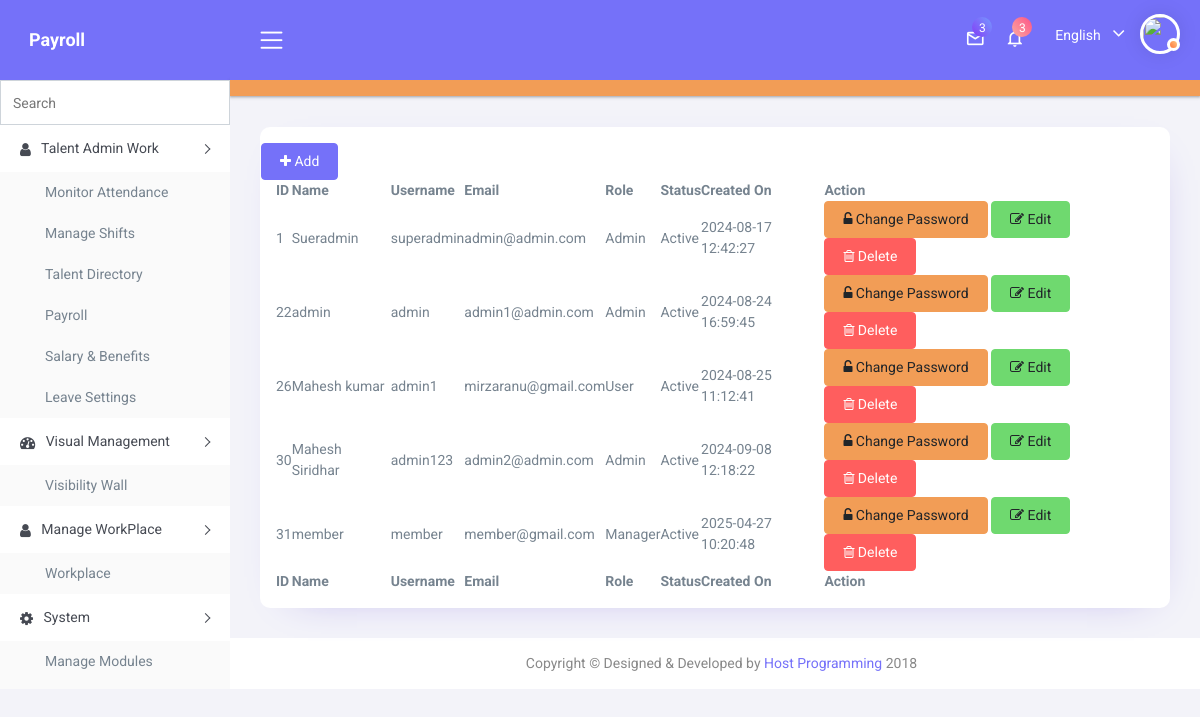
Screenshot of /modules/employees/index.php (signed in) with the database file from the repository.
### tables this page shows
CREATE TABLE `modules` (
  `id` int(11) NOT NULL,
  `menu` varchar(255) NOT NULL,
  `module` varchar(255) NOT NULL,
  `label` varchar(255) NOT NULL,
  `icon` varchar(255) NOT NULL,
  `sort` int(11) NOT NULL,
  `status` varchar(255) NOT NULL DEFAULT 'Active'
);

CREATE TABLE `roles` (
  `id` int(11) NOT NULL,
  `role` varchar(50) NOT NULL,
  `module_id` longtext DEFAULT NULL CHECK (json_valid(`module_id`)),
  `created_at` datetime NOT NULL DEFAULT current_timestamp(),
  `updated_at` datetime NOT NULL DEFAULT current_timestamp()
);

### modules/employees/index.php (the view, shortened to what this page needs)
<?php
$app_path= $_SERVER['DOCUMENT_ROOT'].'/payroll/';
include($app_path.'includes/top_header.php');
include($app_path.'includes/header.php');
include($app_path.'includes/sidebar.php');
?>
        <div class="content-body">
            <?php include($app_path.'includes/nav_bar.php');?>
            <div class="container-fluid mt-3">
              <div class="card p-3">
              <div class="row">
                <div>
                     <button type="button" class="btn btn-primary"  data-toggle="modal" data-target="#exampleModal"> <i class="fa fa-plus" aria-hidden="true"></i> Add</button>
                </div>
              </div>
       <table id="example" class="display" style="width:100%">
        <thead>
            <tr>
                <th>ID</th>
                <th>Name</th>
                <th>Username</th>
                <th>Email</th>
                <th>Role</th>
                <th>Status</th>
                <th>Created On</th>
                <th>Action</th>
            </tr>
        </thead>
        <tbody>
            <?php
              $sql= "select am.created_at, am.name,am.username,am.email,am.id,am.status,rs.role , am.role as role_id from admin am left join roles rs on am.role=rs.id;";
              $run= mysqli_query($conn,$sql);
              while($row=mysqli_fetch_array($run)) {
            ?>
            <tr>
               <td><?php echo $row['id']; ?></td>
                <td><?php echo $row['name']; ?></td>
                <td><?php echo $row['username']; ?></td>
                <td><?php echo $row['email']; ?></td>
                <td><?php echo $row['role']; ?></td>
                <td><?php echo $row['status']; ?></td>
                <td><?php echo $row['created_at']; ?></td>
                <td>
                <button type="button" class="btn btn-warning" aria-hidden="true" data-toggle="modal" data-target="#passwordModal<?php echo $row['id']; ?>"><i class="fa fa-unlock-alt" aria-hidden="true"></i> Change Password</button>
                    <button type="button" class="btn btn-success" aria-hidden="true" data-toggle="modal" data-target="#editModal<?php echo $row['id']; ?>"><i class="fa fa-pencil-square-o" ></i> Edit</button>
                    <button class="btn btn-danger deletebutton" data-id="<?php echo $row['id']; ?>"><i class="fa fa-trash-o" aria-hidden="true"></i> Delete</button>
                </td>
            </tr>
        <?php } ?>
        </tbody>
        <tfoot>
            <tr>
                <th>ID</th>
                <th>Name</th>
                <th>Username</th>
                <th>Email</th>
                <th>Role</th>
                <th>Status</th>
                <th>Created On</th>
                 <th>Action</th>
            </tr>
        </tfoot>
    </table>
              </div>
            </div>
        </div>
<?php
include($app_path.'includes/footer.php');
?>

### includes/top_header.php (shortened to what this page needs)
<?php
$base_url= "http://" . $_SERVER['SERVER_NAME'] .'/payroll/';
?>
<!DOCTYPE html>
<html lang="en">
<head>
    <link href="<?php echo $base_url;?>plugins/pg-calendar/css/pignose.calendar.min.css" rel="stylesheet">
    <link rel="stylesheet" href="<?php echo $base_url;?>plugins/chartist/css/chartist.min.css">
    <link rel="stylesheet" href="<?php echo $base_url;?>plugins/chartist-plugin-tooltips/css/chartist-plugin-tooltip.css">
    <link href="<?php echo $base_url;?>css/style.css" rel="stylesheet">
    <link rel="stylesheet" type="text/css" href="https://cdn.datatables.net/2.1.4/css/dataTables.dataTables.css">
    <link href="https://cdn.jsdelivr.net/npm/select2@4.1.0-rc.0/dist/css/select2.min.css" rel="stylesheet" />
</head>
<body>

### includes/header.php (shortened to what this page needs)
<div id="main-wrapper">
    <div class="nav-header  navbar-dark bg-primary">
        <div class="brand-logo">
            <a href="<?php echo $base_url;?>dashboard.php">
                <span class="brand-title">
                    <p style="color: white"><b>Payroll</b></p>
                </span>
            </a>
        </div>
    </div>
    <div class="header header-dark bg-primary">
        <div class="header-content clearfix">
            <div class="nav-control">
                <div class="hamburger">
                    <span class="toggle-icon text-white"><i class="icon-menu"></i></span>
                </div>
            </div>
            <div class="header-left">
            </div>
            <div class="header-right">
                <ul class="clearfix">
                    <li class="icons dropdown"><a href="javascript:void(0)" data-toggle="dropdown">
                            <i class="mdi mdi-email-outline text-white"></i>
                            <span class="badge badge-pill gradient-1">3</span>
                        </a>
                    </li>
                    <li class="icons dropdown"><a href="javascript:void(0)" data-toggle="dropdown">
                            <i class="mdi mdi-bell-outline text-white"></i>
                            <span class="badge badge-pill gradient-2">3</span>
                        </a>
                    </li>
                    <li class="icons dropdown d-none d-md-flex">
                        <a href="javascript:void(0)" class="log-user text-white"  data-toggle="dropdown">
                            <span>English</span>  <i class="fa fa-angle-down f-s-14 text-white" aria-hidden="true"></i>
                        </a>
                    </li>
                    <li class="icons dropdown">
                        <div class="user-img c-pointer position-relative"   data-toggle="dropdown">
                            <span class="activity active"></span>
                            <img src="<?php echo $base_url;?>images/user/1.png" height="40" width="40" alt="">
                        </div>
                    </li>
                </ul>
            </div>
        </div>
    </div>

### includes/sidebar.php (shortened to what this page needs)
<?php
  try{
       $username = $_SESSION['username'];
       $userQuery= mysqli_query($conn,"select role from admin where username='$username'");
       $userData= mysqli_fetch_assoc($userQuery);
       $role= $userData['role'];
    if ( $role!="1"){
             $roleQuery= mysqli_query($conn,"select module_id from roles where id='$role'");
              if(!$roleQuery){
                 throw new Exception("Failed to fetch role:". mysqli_error($conn));
               }
                $roleData= mysqli_fetch_assoc($roleQuery);
                $allowedModule= json_decode($roleData['module_id']??'[]',true);
              if(!is_array($allowedModule)){
                 throw new Exception("Invalid module_id format:");
               }
               $allowedIds =implode(",", array_map('intval', $allowedModule));
                if(empty($allowedIds)){
                 throw new Exception("No role assigned to this role");
               }
              $query= mysqli_query($conn,"select * from modules where id in($allowedIds) ORDER by sort ");
      }else{
        $query= mysqli_query($conn,"select * from modules ORDER by sort ");
      }
       $modules=[];
       while($row=mysqli_fetch_assoc($query)) {
        $modules[$row['menu']][]=$row;
       }
    $currentSegment= basename(trim($_SERVER['REQUEST_URI'],'/'));
?>
        <div class="nk-sidebar">
            <div class="nk-nav-scroll">
                <div class="">
                 <form action="#">
                     <input type="text" class="form-control" placeholder="Search">
                  </form>
                </div>
                <ul class="metismenu" id="menu">
                    <?php
                    foreach($modules as $key =>$value){
                        $isActive= false;
                    ?>
                    <li>
                        <a class="has-arrow" href="javascript:void()" aria-expanded="<?php echo $isActive? 'true':'false'?>">
                            <i class="fa <?php echo $value[0]['icon'];?>" aria-hidden="true"></i> <span class="nav-text"><?php echo $key; ?></span>
                        </a>
                        <?php  for($i=0 ; $i< count($value); $i++){ ?>
                        <ul aria-expanded="true" class="<?php echo $isActive? 'collaspe in':''?>">
                            <li>
                                <a class="<?php echo ($value[$i]['module']==$currentSegment)? 'active':''?>" href="<?php echo $base_url;?>modules/<?php echo $value[$i]['module'];?>" onclick="storeModule('<?php echo $value[$i]['module']; ?>')"
                                    ><?php echo $value[$i]['label'];?></a>
                            </li>
                        </ul>
                         <?php }?>
                    </li>
                    <?php } ?>
                </ul>
            </div>
        </div>
<?php
}catch(Exception $e){
    echo $e->getMessage();
}
?>

### includes/nav_bar.php (shortened to what this page needs)
<nav class="navbar navbar-expand-lg  navbar-dark bg-warning" style="box-shadow: rgba(60, 64, 67, 0.3) 0px 1px 2px 0px, rgba(60, 64, 67, 0.15) 0px 1px 3px 1px;">
</nav>

### includes/footer.php (shortened to what this page needs)
        <div class="footer">
            <div class="copyright">
                <p>Copyright &copy; Designed & Developed by <a href="https://learncodezone.com">Host Programming</a> 2018</p>
            </div>
        </div>
    </div>
</body>
</html>

### rows the page displays
modules: key "Talent Admin Work", label "Monitor Attendance"
modules: label "Manage Shifts"
modules: label "Talent Directory"
modules: label "Payroll"
modules: label "Salary & Benefits"
modules: label "Leave Settings"
modules: key "Visual Management", label "Visibility Wall"
modules: key "Manage WorkPlace", label "Workplace"
modules: key "System", label "Manage Modules"

### other values shown
$row['id'] "1"
$row['name'] "Sueradmin"
$row['username'] "superadmin"
$row['email'] "admin@admin.com"
$row['role'] "Admin"
$row['status'] "Active"
$row['created_at'] "2024-08-17 12:42:27"
$row['id'] "22"
$row['name'] "admin"
$row['username'] "admin"
$row['email'] "admin1@admin.com"
$row['created_at'] "2024-08-24 16:59:45"
$row['id'] "26"
$row['name'] "Mahesh kumar"
$row['username'] "admin1"
